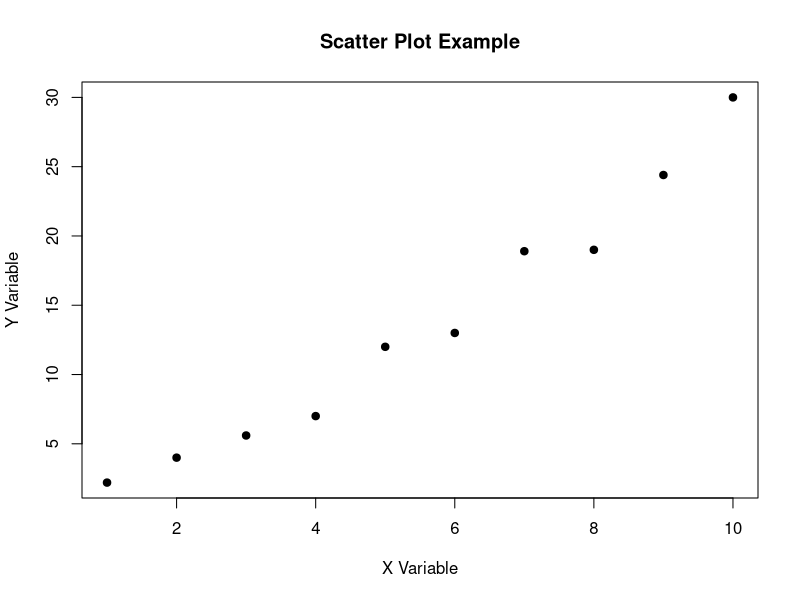
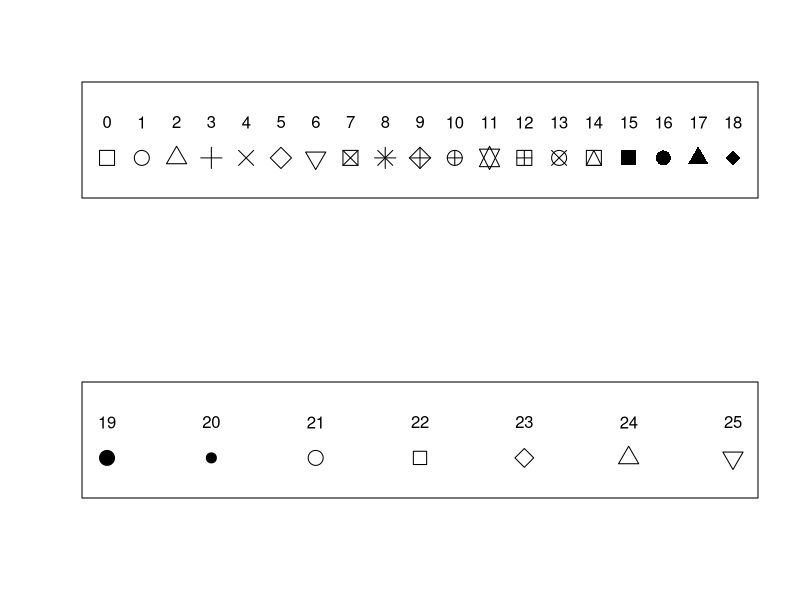
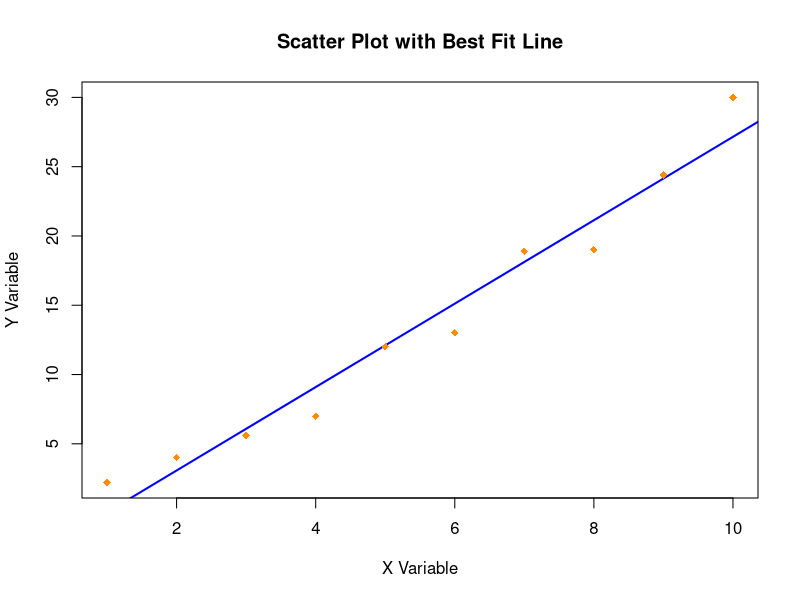
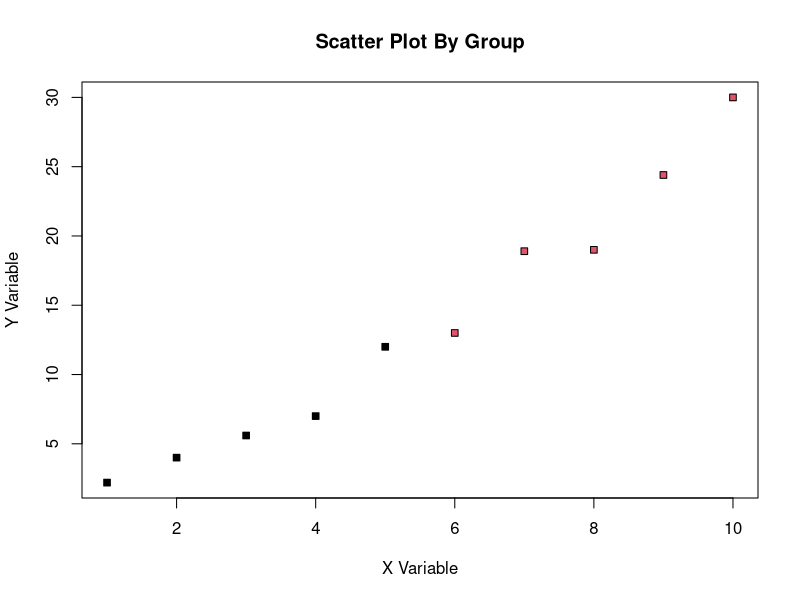
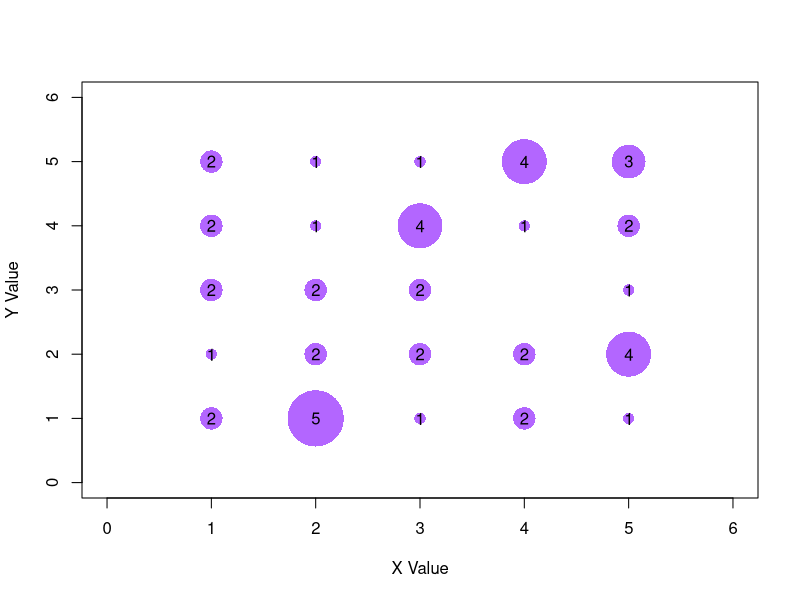
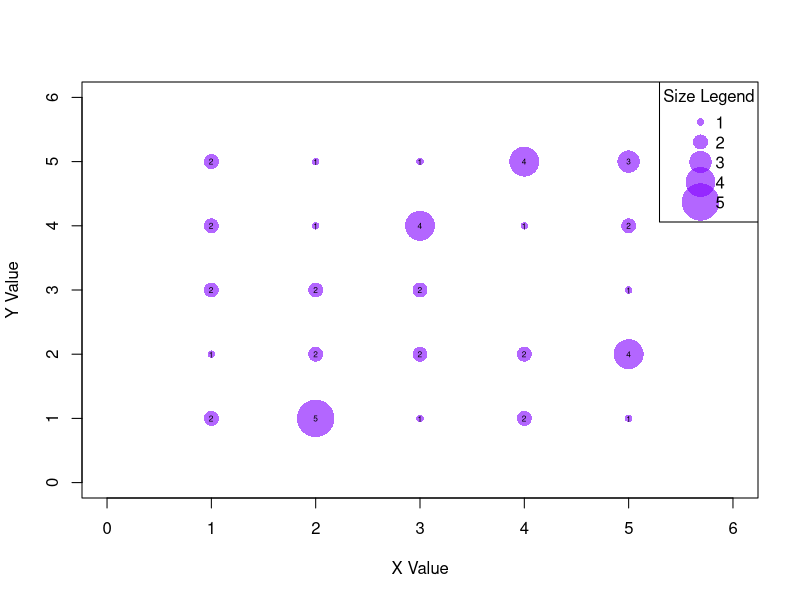
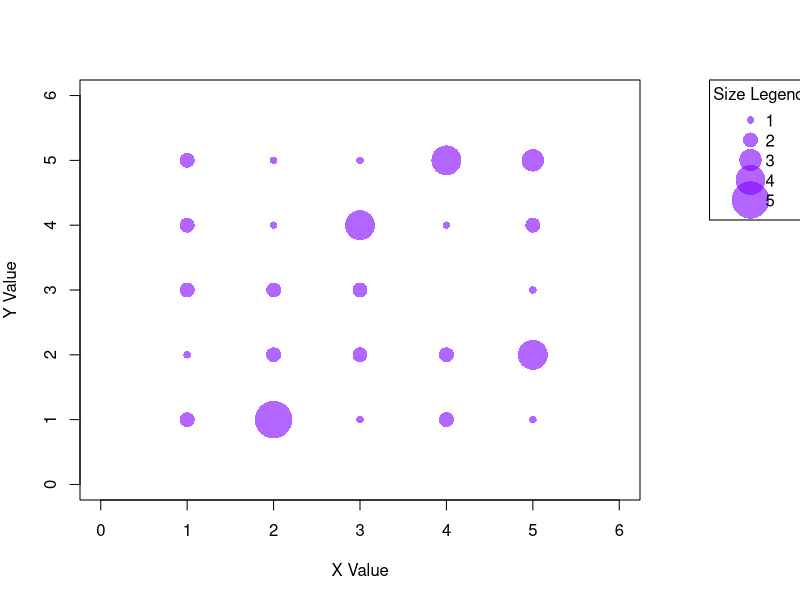
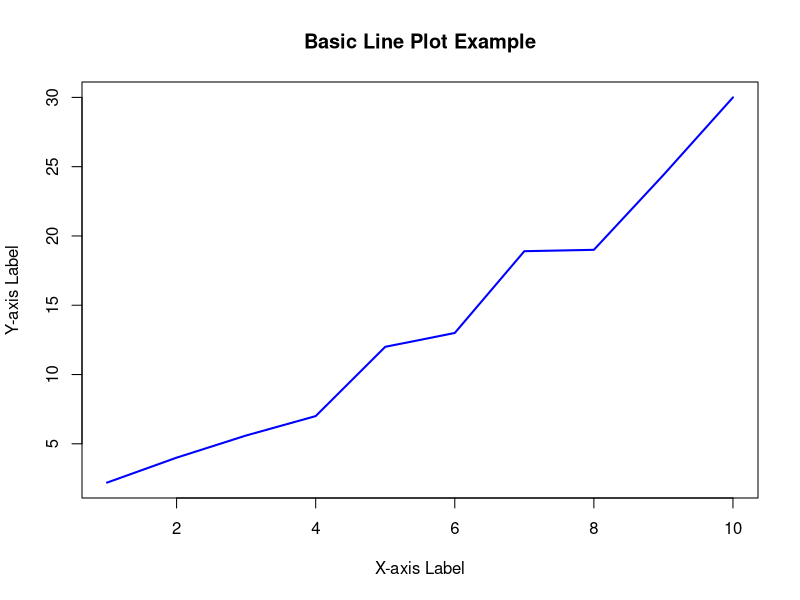

The R source for these figures, in order:
## ---- chunk 1
# knitr::opts_chunk$set(echo = FALSE) #hide all code chunks from the output
## ---- chunk 2
library(tidyverse) # collection of R packages designed for data science and 
#                    data manipulation tasks
library(readxl) # read excel files
library(viridis) # color palette package
## ---- chunk 3
# Example data (continuous data)
x <- 1:10
y <- c(2.2, 4, 5.6, 7, 12, 13, 18.9, 19, 24.4, 30)

# Create a scatter plot
plot(x, y, main = "Scatter Plot Example", xlab = "X Variable", 
     ylab = "Y Variable", pch = 19)
## ---- chunk 4
par(mfrow = c(2, 1))

# Plot the first set (pch = 0 to 18)
plot(0:18, rep(1, 19), xlim = c(0, 18), ylim = c(0.5, 2), type = "n",
     xlab = "", ylab = "", xaxt = "n", yaxt = "n")
for (i in 0:18) {
  points(i, 1, pch = i, cex = 2)
  text(i, 1.5, labels = i)}

# Plot the second set (pch = 19 to 25)
plot(19:25, rep(1, 7), xlim = c(19, 25), ylim = c(0.5, 2), type = "n",
     xlab = "", ylab = "", xaxt = "n", yaxt = "n")
for (i in 19:25) {
  points(i, 1, pch = i, cex = 2)
  text(i, 1.5, labels = i)}

## ---- chunk 5
# Reset par to default
par(mfrow = c(1, 1), mar = c(5,4,4,2))
graphics.off()

## ---- chunk 6
fit <- lm(y ~ x) # fit a linear model

plot(x, y, main = "Scatter Plot with Best Fit Line", xlab = "X Variable", 
     ylab = "Y Variable", pch = 18, col = "darkorange",
     cex = 1, abline(fit, col = "blue", lwd = 2))
## ---- chunk 7
data = as.data.frame(cbind(x,y))
data$type = as.factor(c(rep("A", 5), rep("B", 5)))

plot(data$x, data$y, main = "Scatter Plot By Group", xlab = "X Variable", 
     ylab = "Y Variable", pch = 22, 
     cex = 1, bg = data$type)
# bg = a vector of background colors for open plot symbols, see points. 
# Note: this is not the same setting as par("bg").
## ---- chunk 8
xx <- sample(1:5, size = 50, replace = TRUE)
yy <- sample(1:5, size = 50, replace = TRUE)

## counts of discrete values
xy_table <- xyTable(xx,yy)

# plot 
plot(xy_table$x , xy_table$y , cex=xy_table$number*1.5, pch=16 , col=rgb(0.5,0,1,0.6), 
     xlab= "X Value" , ylab= "Y Value" , xlim=c(0,6) , ylim=c(0,6) )
text(xy_table$x , xy_table$y , xy_table$number)
# rgb() function creates a color in R by specifying the levels of 
# Red, Green, and Blue (RGB) components, along with an optional alpha 
#value for transparency
## ---- chunk 9
plot(xy_table$x , xy_table$y , cex=xy_table$number, pch=16 , col=rgb(0.5,0,1,0.6) , 
     xlab= "X Value" , ylab= "Y Value" , xlim=c(0,6) , ylim=c(0,6) )
text(xy_table$x , xy_table$y , xy_table$number, cex = 0.5)
legend("topright", 
       legend = c("1", "2", "3", "4", "5"),  # Descriptive labels for sizes
       pch = 16,  # Use the same point type (pch = 16)
       pt.cex = c(1, 2, 3, 4, 5),  # Different sizes for the points in the legend
       col = rgb(0.5,0,1,0.6),  # Same color as the plot
       title = "Size Legend")  # Add a title to the legend
## ---- chunk 10
# default 5,4,4,2
par(mar=c(5, 4, 4, 8), xpd=TRUE) # bottom, left, top, right margins
# par() = parameters of plot
# xpd = FALSE, plotting clipped to the plot region
# xpd = TRUE = plotting is clipped to the figure region

plot(xy_table$x , xy_table$y , cex=xy_table$number, pch=16 , col=rgb(0.5,0,1,0.6) , 
     xlab= "X Value" , ylab= "Y Value" , xlim=c(0,6) , ylim=c(0,6) )
# text(xy_table$x , xy_table$y , xy_table$number, cex = 0.5)

#add legend outside of plot
legend("topright", 
       legend = c("1", "2", "3", "4", "5"),  # Descriptive labels for sizes
       pch = 16,  # Use the same point type (pch = 16)
       pt.cex = c(1, 2, 3, 4, 5),  # Different sizes for the points in the legend
       col = rgb(0.5,0,1,0.6),  # Same color as the plot
       title = "Size Legend", # Add a title to the legend
       inset = c(-0.3,0))  
# inset = inset distances from the margins as a fraction of the plot 
# inset = c(-0.3, 0) this moves the legend 30% of the plot width to the left 
# of the top-right corner of the plot.

# Reset par to default
par(mfrow = c(1, 1), mar = c(5,4,4,2))
graphics.off()
## ---- chunk 11
x <- 1:10
y <- c(2.2, 4, 5.6, 7, 12, 13, 18.9, 19, 24.4, 30)

plot(x, y, type = "l", col = "blue", lwd = 2,
     main = "Basic Line Plot Example", 
     xlab = "X-axis Label",
     ylab = "Y-axis Label")
## ---- chunk 12
par(pch=21, col="black") # plotting symbol and color
# for pch symbols: https://r-charts.com/base-r/pch-symbols/
par(mfrow=c(3,3)) # all plots on one page
line_types = c("n","p","l","b","c","o","h","s","S")

for(i in 1:length(line_types)){
  heading = paste("type=",line_types[i])
  plot(x, y, main=heading,
       type=line_types[i])}

par(mfrow = c(1,1))
graphics.off()

## ---- chunk 13
lty_values <- 1:6  # R's base graphics has 6 standard line types

# Set up the plot area
plot(1, type = "n", xlim = c(0, 7), ylim = c(0, 7), xlab = "", ylab = "", 
     xaxt = "n", yaxt = "n", main = "Line Types (lty) in R")

# Loop through each lty value and plot it
for (i in lty_values) {
  # Draw the line with corresponding lty
  lines(c(1, 6), c(i, i), lty = i, lwd = 2)
  
  # Add the label with the lty number
  text(6.5, i, labels = i, cex = 1.2, pos = 4)}
## ---- chunk 14
plot(x, y, type = "l", col = "blue", lty = 2,
     main = "Basic Line Plot", 
     xlab = "X-axis Label",
     ylab = "Y-axis Label")
## ---- chunk 15
lwd_values <- seq(1, 10, by = 1)  # Varying line widths from 1 to 10 in steps of 1

# Set up the plot area
plot(1, type = "n", xlim = c(0, 7), ylim = c(1, length(lwd_values)), xlab = "", ylab = "", 
     xaxt = "n", yaxt = "n", main = "Line Widths (lwd) in R")

# Loop through each lwd value and plot it
for (i in seq_along(lwd_values)) {
  # Draw the line with corresponding lwd
  lines(c(1, 6), c(i, i), lwd = lwd_values[i])
  
  # Add the label with the lwd value
  text(6.5, i, labels = lwd_values[i], cex = 1.2, pos = 4)}

## ---- chunk 16
plot(x, y, type = "l", col = "blue", lwd = 5, lty = 2,
     main = "Basic Line Plot", 
     xlab = "X-axis Label",
     ylab = "Y-axis Label")
## ---- chunk 17
df <- read_excel("framingham.xlsx")
str(df) # structure function to display the internal structure of an 
# R object
## ---- chunk 18
hist(df$age)
# frequency = counts component: the number of data points in each bin/category
## ---- chunk 19
hist(df$age, freq = FALSE)
# density = modified relative frequency (absolute frequency/total number
# of values for the variable) that represents
# the percentage of the data that belongs to a specific category. The 
# area of the entire histogram is always equal to 1.
## ---- chunk 20
hist(df$age, breaks=30, col="blue")

# add labels and change the range of x and y values
hist(df$age, breaks=30, col="blue", xlab="Age",
     main="Age Distribution",
     xlim = c(30,75),
     ylim = c(0,200))
## ---- chunk 21
density(df$age) # default = gaussian
# computes the kernal density estimates
plot(density(df$age), xlab = "Age")
## ---- chunk 22
d = density(df$age)
plot(density(df$age), xlab = "Age")
polygon(density(df$age), col="blue", border="red")
## ---- chunk 23
dotchart(df$age,labels=df$male,cex=.7,
         main="Age Distribution Among Males and Females",
         xlab="Age")

## ---- chunk 24
df_sub = head(df,20)
dotchart(df_sub$age,labels=df_sub$male,cex=.7,
         main="Age Distribution Among Males and Females",
         xlab="Age")
## ---- chunk 25
###
df_sub$gender = ifelse(df_sub$male == 0, "female", "male")
dotchart(df_sub$age,labels=df_sub$gender,
         main="Age Distribution Among Males and Females",
         xlab="Age")

## ---- chunk 26
dotchart(df_sub$age,labels=df_sub$gender,cex=.7,
         main="Age Distribution Among Males and Females",
         xlab="Age")
# cex = character size to be used, value smaller than one can help avoid
# label overlap
## ---- chunk 27
df_sub$group <- sample(c("Control", "Test"), size = nrow(df_sub), replace = TRUE)
# size = number of items to choose
# replace = should sampling be with replacement?
# determines whether sampling is done with or without replacement
# vector you're sampling from can be selected multiple times. 
# This means that after an item is selected, it's "put back" into the 
# pool of possible selections, so it can be picked again in subsequent 
# draws
# replace = TRUE: You can select the same item multiple times 
# (sampling with replacement).
# replace = FALSE: Each item can be selected only once 
# (sampling without replacement).
## ---- chunk 28
df_sub$group = as.factor(c(rep("A", 10), rep("B", 10)))

dotchart(df_sub$age,labels=df_sub$gender,cex=.7,
         main="Age Distribution Among Males and Females by Group",
         xlab="Age", gcolor="black", groups= df_sub$group,
         col = c("blue", "darkgreen"),
         pch = 20)
## ---- chunk 29
df_sub$color[df_sub$group == "A"] = "blue"
df_sub$color[df_sub$group == "B"] = "darkgreen"

## ---- chunk 30
dotchart(df_sub$age,labels=df_sub$gender,cex=.7,
         main="Age Distribution Among Males and Females by Group",
         xlab="Age", gcolor="black", groups= df_sub$group,
         col = df_sub$color,
         pch = 20)
## ---- chunk 31
df_sub$color[df_sub$gender == "male"] = "blue"
df_sub$color[df_sub$gender == "female"] = "darkgreen"

dotchart(df_sub$age,labels=df_sub$gender,cex=.7,
         main="Age Distribution Among Males and Females by Group",
         xlab="Age", gcolor="black", groups= df_sub$group,
         col = df_sub$color,
         pch = 20)
## ---- chunk 32
barplot(df_sub$age,
        col = "blue", 
        main = "Basic Bar Plot", xlab = "Individual n's", 
        ylab = "Age")
# bar for each n
## ---- chunk 33
mean_values <- tapply(df_sub$age, df_sub$group, mean)
sd_values <- tapply(df_sub$age, df_sub$group, sd)
sem_values <- sd_values/sqrt(nrow(df_sub))
# tapply = "table apply", it applies a function to subsets of a vector, 
# split by a given factor or grouping variable. 
# useful when you want to perform calculations (like mean, sum, 
# standard deviation, etc.) on different groups within your data

## ---- chunk 34
bp_means <- barplot(mean_values,col = "blue", 
                         ylim = c(0, max(mean_values + sd_values)),
                         main = "Mean Age with SD between Groups", 
                         xlab = "Groups", ylab = "Age")
## ---- chunk 35
bp_means = barplot(mean_values, col = "blue", 
                         ylim = c(0, max(mean_values + sd_values)+10),
                         main = "Mean Age with SD between Groups", 
                         xlab = "Groups", ylab = "Age")
## ---- chunk 36
bp_means <- barplot(mean_values,col = "blue", 
                         ylim = range(pretty(c(0, max(mean_values + sd_values)))),
                         main = "Mean Age with SD between Groups", 
                         xlab = "Groups", ylab = "Age")
## ---- chunk 37
bp_means <- barplot(mean_values,col = "blue", 
                         ylim = range(pretty(c(0, max(mean_values + sd_values)))),
                         main = "Mean Age with SD between Groups", 
                         xlab = "Groups", ylab = "Age")
arrows(bp_means, mean_values - sd_values, bp_means, mean_values + sd_values, 
       angle = 90, code = 3, length = 0.1, lwd = 2, col = "black")
# code = 1 down - SD only, 2 - up + SD only, 3 - both directions
## ---- chunk 38
bp_means <- barplot(mean_values,col = "blue", 
                    ylim = range(pretty(c(0, max(mean_values + sd_values)))),
                    main = "Mean Age with SD between Groups", 
                    xlab = "Groups", ylab = "Age")
arrows(bp_means, mean_values, bp_means, mean_values + sd_values, 
       angle = 90, code = 2, length = 0.1, lwd = 2, col = "red")
## ---- chunk 39
bp_means <- barplot(mean_values,col = "blue", 
                    ylim = range(pretty(c(0, max(mean_values + sd_values)))),
                    main = "Mean Age with SD between Groups", 
                    xlab = "Groups", ylab = "Age", axis.lty = 1)
arrows(bp_means, mean_values, bp_means, mean_values + sem_values, 
       angle = 90, code = 2, length = 0.1, lwd = 2, col = "red")
## ---- chunk 40
bp_means <- barplot(mean_values, col = "blue", 
                    xlim = range(pretty(c(0, max(mean_values + sd_values)))),
                    main = "Mean Age with SD between Groups", 
                    xlab = "Age", ylab = "Groups", horiz = TRUE,
                    axis.lty = 1)

arrows(mean_values, bp_means, mean_values + sd_values, bp_means,  
       angle = 90, code = 2, length = 0.1, lwd = 2, col = "black")
## ---- chunk 41
gender_counts = table(df_sub$gender,df_sub$group)
# builds a contingency table of the counts at each 
# combination of the factor levels
gender_counts

barplot(gender_counts, main="Gender Count by Group",
        xlab="Groups",ylab = "Counts", col=c("darkblue","orange"))
## ---- chunk 42
barplot(gender_counts, main="Gender Count by Group",
        xlab="Groups",ylab = "Counts", col=c("darkblue","orange"),
        legend = rownames(gender_counts))
## ---- chunk 43
barplot(gender_counts, main="Gender Count by Group",
        xlab="Groups",ylab = "Counts", col=c("darkblue","orange"))
legend("topright", legend = rownames(gender_counts), 
       fill = c("darkblue","orange"))
## ---- chunk 44
# default 5,4,4,2
par(mar=c(5, 4, 4, 8), xpd=TRUE) # bottom, left, top, right margins
# par() = parameters of plot
# xpd = FALSE, plotting clipped to the plot region
# xpd = TRUE = plotting is clipped to the figure region

barplot(gender_counts, main="Gender Count by Group",
        xlab="Groups",ylab = "Counts", col=c("darkblue","orange"),
        ylim = c(0,12), axis.lty = 1)

#add legend outside of plot
legend("topright", legend = rownames(gender_counts), 
       fill = c("darkblue","orange"),
       inset=c(-0.3, 0))
# inset = inset distances from the margins as a fraction of the plot 
# inset = c(-0.3, 0) this moves the legend 30% of the plot width to the left 
# of the top-right corner of the plot.


## ---- chunk 45
barplot(gender_counts, main="Gender Count by Group",
        xlab="Groups",ylab = "Counts", col=c("darkblue","orange"),
        legend = rownames(gender_counts), beside=TRUE)
## ---- chunk 46
par(mar=c(5, 4, 4, 8), xpd=TRUE)
barplot(gender_counts, main="Gender Count by Group",
        xlab="Groups",ylab = "Counts", col=c("darkblue","orange"),
        beside = TRUE)

legend("topright", legend = rownames(gender_counts), 
       fill = c("darkblue","orange"),
       inset=c(-0.3, 0))
## ---- chunk 47
gender_counts
## ---- chunk 48
barplot(t(gender_counts), main="Gender Count by Group",
        xlab="Groups", ylab = "Counts",col=c("darkred","grey"),
        legend = colnames(gender_counts), beside = TRUE) 
# t() function transposes matrices and data frames
## ---- chunk 49
boxplot(age~gender,data=df_sub, main="Age by Gender",
        xlab="Gender", ylab="Age", col = c("#032cfc", "#03fcba"))
# col = "color_name"
# col = rgb(R,G,B, transparency)
# col = hex code

## ---- chunk 50
boxplot(age~gender,data=df_sub, main="Age by Gender",
        xlab="Gender", ylab="Age", col = c("#032cfc", "#03fcba"),
        outline = FALSE)
# Add data points
stripchart(age ~ gender,
           data = df_sub,
           method = "jitter",
           pch = 19,
           col = "black",
           vertical = TRUE,
           add = TRUE, 
           cex = 0.8)
## ---- chunk 51
set.seed(092024)
df_sub$time = as.factor(sample(1:3, size = 20, replace = TRUE))
boxplot(age~as.factor(time),data=df_sub, main="Age by Time",
        xlab="Time", ylab="Age", col = c("#032cfc", "#03fcba", "#fc6b03"),
        outline = FALSE)

# Add data points
stripchart(age ~ time,
           data = df_sub,
           method = "jitter",
           pch = 19,
           col = "black",
           vertical = TRUE,
           add = TRUE,
           cex = 0.7)
## ---- chunk 52
boxplot(age ~ interaction(group, gender), data = df_sub,
        col = viridis(3)[as.integer(interaction(df_sub$group, df_sub$gender))],
        xlab = "Group and Gender",
        ylab = "Age",
        main = "Boxplot of Age by Group and Gender")
## ---- chunk 53
# Create a table from the data
time_counts <- table(df_sub$time)
time_counts
## ---- chunk 54
pie(time_counts,
    col = hcl.colors(length(time_counts), "viridis")) 
# hcl.colors(n, palette name)
# palette names: hcl.pals()
# alpha = transparenc level: 0-1
# rev = logical to indicate if the colors should be reversed
## ---- chunk 55
pie(time_counts,
    col = heat.colors(length(time_counts), alpha = 0.8)) 
## ---- chunk 56
pie(time_counts,
    col = terrain.colors(length(time_counts), alpha = 0.8)) 
## ---- chunk 57
pie(time_counts,
    col = topo.colors(length(time_counts), alpha = 0.8)) 
## ---- chunk 58
pie(time_counts,
    col = cm.colors(length(time_counts), alpha = 0.8)) 

## ---- chunk 59
pie(time_counts,
    col = rainbow(length(time_counts), s = 1, v = 1))
# s = saturation
# v = value
## ---- chunk 60
write.csv(df_sub, "framingham_sub.csv", row.names = FALSE)
# row.names = FALSE removes column index that is generated, as default
# is TRUE
## ---- chunk 61
plot(x, y, type = "l", col = "blue", lwd = 3, lty = 2, pch = 19,
     main = "Basic Line Plot", 
     xlab = "X-axis Label",
     ylab = "Y-axis Label")
## ---- chunk 62
count_data = df_sub %>%
group_by(group, gender) %>%
 count(gender)
count_data
## ---- chunk 63
gender_counts
## ---- chunk 64


## ---- chunk 65

## ---- chunk 66

# Open graphical device and set parameters for output
pdf("my_plot.pdf",         # File name
    width = 8, height = 7, # Width and height in inches
    bg = "white")

# Creating the plot
plot(x,y)

# Closing the graphical device
dev.off() 
